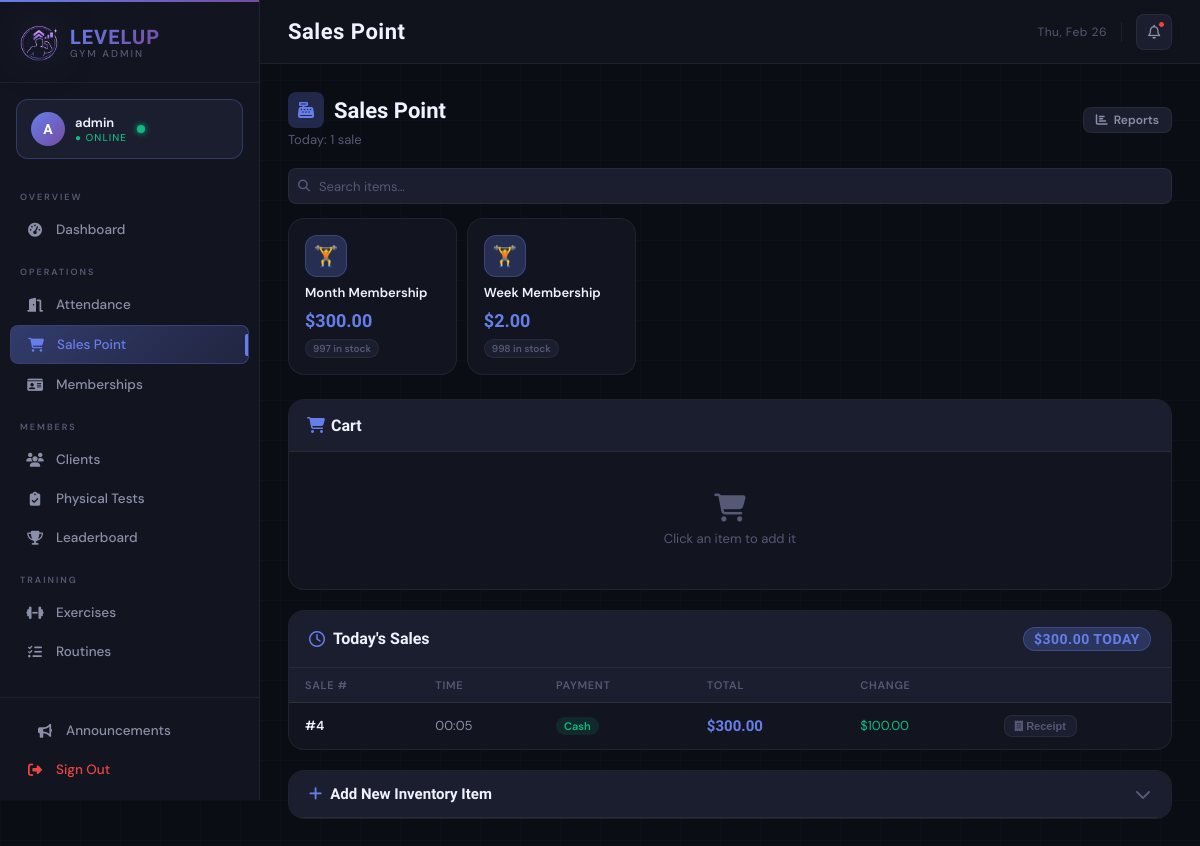
Before: /admin/salespoint (signed in) with the older database file.
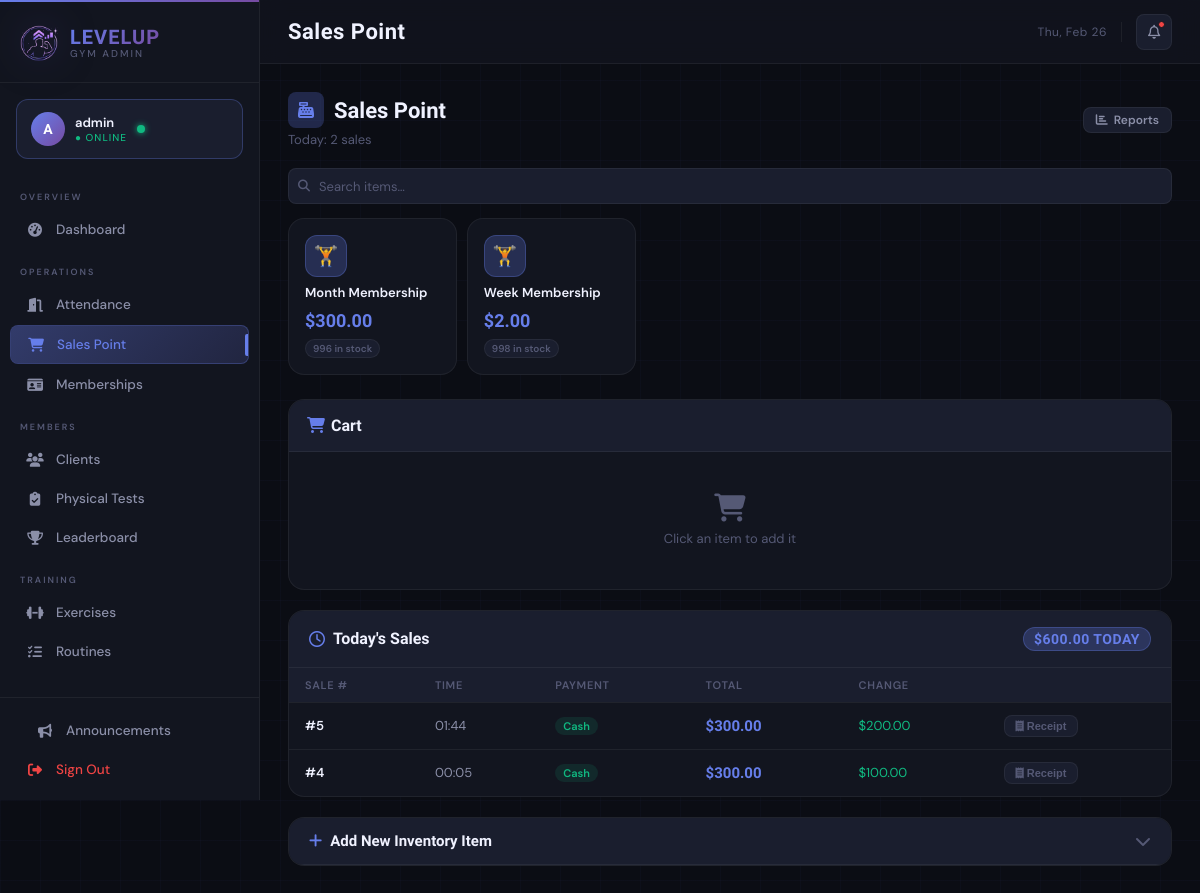
After: the same page with the newer database file.
### tables this page shows
CREATE TABLE items (
            item_id INTEGER PRIMARY KEY AUTOINCREMENT,
            sku TEXT UNIQUE,
            name TEXT NOT NULL,
            description TEXT,
            price_cents INTEGER NOT NULL DEFAULT 0, -- almacenamos en centavos para evitar floats
            stock INTEGER NOT NULL DEFAULT 0,
            created_at DATE
        );

CREATE TABLE sales (
            sale_id INTEGER PRIMARY KEY AUTOINCREMENT,
            cashier_id INTEGER, -- opcional, referencia a admin user
            total_cents INTEGER NOT NULL,
            payment_type TEXT NOT NULL, -- 'cash'|'card'
            paid_cents INTEGER NOT NULL,
            change_cents INTEGER NOT NULL,
            created_at TEXT NOT NULL
        );

### main.py (the view)
@app.route('/admin/salespoint')
@admin_required
def admin_salespoint():
    items = sales_ctrl.get_all_items()
    sales_today = sales_ctrl.get_sales_today()
    return render_template('admin/salespoint.html', items=items, sales_today=sales_today)

### controllers/salespoint_controller.py (called while the page is built)
    def get_all_items(self):
        query = "SELECT item_id, sku, name, price_cents, stock, description FROM items ORDER BY name"
        rows = self.db.execute_query(query)
        return [dict(r) for r in rows]

    def get_sales_today(self):
        today = date.today().strftime("%Y-%m-%d")
        q = """
            SELECT s.sale_id, s.created_at, s.total_cents, s.payment_type, s.paid_cents,
                   s.change_cents, s.cashier_id,
                   GROUP_CONCAT(si.item_id || ':' || si.qty, '|') AS items
            FROM sales s
            LEFT JOIN sale_items si ON s.sale_id = si.sale_id
            WHERE date(s.created_at) = ?
            GROUP BY s.sale_id
            ORDER BY s.created_at DESC
        """
        rows = self.db.execute_query(q, (today,))
        records = []
        for r in rows:
            rec = dict(r)
            rec['total'] = rec['total_cents'] / 100.0
            rec['paid'] = rec['paid_cents'] / 100.0
            rec['change'] = rec['change_cents'] / 100.0
            records.append(rec)
        return records

### database/db_manager.py (called while the page is built)
    def connect(self):
        self.conn = sqlite3.connect(self.db_name)
        self.conn.row_factory = sqlite3.Row  # Access columns by name
        self.cursor = self.conn.cursor()

    def disconnect(self):
        if self.conn:
            self.conn.close()

    def execute_query(self, query, params=None):
        self.connect()
        if params:
            self.cursor.execute(query, params)
        else:
            self.cursor.execute(query)
        results = self.cursor.fetchall()
        self.disconnect()
        return results

### main.py (called while the page is built)
def admin_required(f):
    @wraps(f)
    def decorated_function(*args, **kwargs):
        if 'admin_logged_in' not in session:
            return redirect(url_for('admin_login'))
        return f(*args, **kwargs)
    return decorated_function

### templates/admin/salespoint.html (shortened to what this page needs)
{% extends "admin/base.html" %}
{% block page_title %}Sales Point{% endblock %}
{% block content %}
<div class="section-header" style="margin-bottom:20px;">
    <div>
        <div class="section-title">
            <div class="title-icon"><i class="fa-solid fa-cash-register"></i></div>
            Sales Point
        </div>
        <div class="section-subtitle">Today: {{ sales_today | length }} sale{{ 's' if sales_today | length != 1 }}</div>
    </div>
    <div style="display:flex; gap:8px;">
        <a href="{{ url_for('admin_sales_report', period='daily') }}" class="btn btn-ghost btn-sm">
            <i class="fa-solid fa-chart-bar"></i> Reports
        </a>
    </div>
</div>
<div class="sp-layout">
    <div>
        <div class="inv-toolbar">
            <div class="inv-search-wrap">
                <input type="text" id="inv-search" placeholder="Search items…">
            </div>
        </div>
        <div class="item-grid" id="item-grid"  style="margin-bottom:24px;">
            {% for it in items %}
            {% set stock = it.stock %}
            <div class="item-card {% if stock == 0 %}out-of-stock{% endif %}"
                 data-item-id="{{ it.item_id }}"
                 data-name="{{ it.name | lower }}"
                 data-price="{{ (it.price_cents / 100) | round(2) }}"
                 data-stock="{{ stock }}"
                 onclick="addToCart(this)"
                 title="{{ it.name }}">
                <div class="item-icon">
                    {% if 'water' in it.name | lower %}💧
                    {% elif 'protein' in it.name | lower or 'supplement' in it.name | lower %}💊
                    {% elif 'shirt' in it.name | lower or 'merch' in it.name | lower %}👕
                    {% elif 'shaker' in it.name | lower or 'bottle' in it.name | lower %}🧴
                    {% elif 'bar' in it.name | lower or 'snack' in it.name | lower %}🍫
                    {% elif 'energy' in it.name | lower or 'drink' in it.name | lower %}⚡
                    {% else %}🏋️{% endif %}
                </div>
                <div class="item-name">{{ it.name }}</div>
                <div class="item-price">${{ '%.2f' % (it.price_cents / 100) }}</div>
                <span class="item-stock-badge {% if stock == 0 %}zero{% elif stock <= 3 %}low{% endif %}">
                    {{ 'Out of stock' if stock == 0 else ('Low: ' ~ stock if stock <= 3 else stock ~ ' in stock') }}
                </span>
            </div>
            {% endfor %}
        </div>
    </div>
    <div class="cart-panel">
        <div class="cart-header">
            <h3><i class="fa-solid fa-cart-shopping" style="color:var(--accent); margin-right:6px;"></i>Cart</h3>
        </div>
        <div class="cart-body">
            <div class="cart-empty" id="cart-empty">
                <i class="fa-solid fa-cart-shopping"></i>
                <p>Click an item to add it</p>
            </div>
        </div>
    </div>
</div>
<div class="sales-log">
    <div class="sales-log-header">
        <h3><i class="fa-regular fa-clock" style="color:var(--accent);"></i> Today's Sales</h3>
        <div style="display:flex; gap:8px; align-items:center;">
            {% set today_total = sales_today | sum(attribute='total') %}
            <span class="badge badge-accent" style="font-family:'Rajdhani',sans-serif; font-size:14px; font-weight:700;">
                ${{ '%.2f' % today_total }} today
            </span>
        </div>
    </div>
    {% if sales_today %}
    <table class="log-table">
        <thead>
            <tr>
                <th>Sale #</th>
                <th>Time</th>
                <th>Payment</th>
                <th>Total</th>
                <th>Change</th>
                <th></th>
            </tr>
        </thead>
        <tbody>
            {% for s in sales_today %}
            <tr>
                <td style="color:var(--text-primary); font-weight:600;">#{{ s.sale_id }}</td>
                <td>{{ s.created_at.split(' ')[1][:5] if ' ' in s.created_at else s.created_at }}</td>
                <td><span class="pay-pill {{ s.payment_type }}">{{ s.payment_type | capitalize }}</span></td>
                <td style="font-family:'Rajdhani',sans-serif; font-size:15px; font-weight:700; color:var(--accent);">
                    ${{ '%.2f' % s.total }}
                </td>
                <td style="color:var(--emerald);">
                    {% if s.payment_type == 'cash' %}${{ '%.2f' % s.change }}{% else %}—{% endif %}
                </td>
                <td>
                    <button class="view-receipt-btn" onclick="viewReceipt({{ s.sale_id }})">
                        <i class="fa-solid fa-receipt"></i> Receipt
                    </button>
                </td>
            </tr>
            {% endfor %}
        </tbody>
    </table>
    {% else %}
    <div class="cart-empty" style="padding:32px 0;">
        <i class="fa-regular fa-receipt" style="font-size:28px; margin-bottom:8px; display:block;"></i>
        <p>No sales recorded today yet.</p>
    </div>
    {% endif %}
</div>
<div class="add-item-panel">
    <div class="add-item-header" onclick="toggleAddItem(this)">
        <h3><i class="fa-solid fa-plus" style="color:var(--accent);"></i> Add New Inventory Item</h3>
        <i class="fa-solid fa-chevron-down" id="add-item-chevron" style="color:var(--text-muted); transition:transform .2s;"></i>
    </div>
</div>
{% endblock %}

### templates/admin/base.html (shortened to what this page needs)
<!DOCTYPE html>
<html lang="en">
<head>
    <link rel="stylesheet" href="https://cdnjs.cloudflare.com/ajax/libs/font-awesome/6.5.0/css/all.min.css">
</head>
<body>
<aside class="sidebar" id="sidebar">
    <div class="sidebar-logo">
        <img src="/static/image/Untitled design - Copy.png" alt="LevelUp">
        <div class="sidebar-logo-text">
            <span class="brand">LEVELUP</span>
            <span class="sub">GYM ADMIN</span>
        </div>
    </div>
    <div class="sidebar-admin-badge">
        <div class="admin-avatar">A</div>
        <div class="admin-info">
            <div class="admin-name">{{ session.admin_username or 'Admin' }}</div>
            <div class="admin-role">● Online</div>
        </div>
        <div class="admin-status-dot"></div>
    </div>
    <nav class="sidebar-nav">
        <div class="nav-section-label">Overview</div>
        <a href="{{ url_for('admin_dashboard') }}" class="nav-item {% if request.endpoint == 'admin_dashboard' %}active{% endif %}">
            <i class="fa-solid fa-gauge-high"></i>
            Dashboard
        </a>
        <div class="nav-section-label">Operations</div>
        <a href="{{ url_for('admin_attendance') }}" class="nav-item {% if request.endpoint == 'admin_attendance' %}active{% endif %}">
            <i class="fa-solid fa-door-open"></i>
            Attendance
        </a>
        <a href="{{ url_for('admin_salespoint') }}" class="nav-item {% if request.endpoint == 'admin_salespoint' %}active{% endif %}">
            <i class="fa-solid fa-cart-shopping"></i>
            Sales Point
        </a>
        <a href="{{ url_for('admin_memberships') }}" class="nav-item {% if request.endpoint == 'admin_memberships' %}active{% endif %}">
            <i class="fa-solid fa-id-card"></i>
            Memberships
        </a>
        <div class="nav-section-label">Members</div>
        <a href="{{ url_for('admin_clients') }}" class="nav-item {% if request.endpoint == 'admin_clients' %}active{% endif %}">
            <i class="fa-solid fa-users"></i>
            Clients
        </a>
        <a href="{{ url_for('admin_tests') }}" class="nav-item {% if request.endpoint == 'admin_tests' %}active{% endif %}">
            <i class="fa-solid fa-clipboard-check"></i>
            Physical Tests
        </a>
        <a href="{{ url_for('admin_leaderboard') }}" class="nav-item {% if request.endpoint == 'admin_leaderboard' %}active{% endif %}">
            <i class="fa-solid fa-trophy"></i>
            Leaderboard
        </a>
        <div class="nav-section-label">Training</div>
        <a href="{{ url_for('admin_exercises') }}" class="nav-item {% if request.endpoint == 'admin_exercises' %}active{% endif %}">
            <i class="fa-solid fa-dumbbell"></i>
            Exercises
        </a>
        <a href="{{ url_for('admin_routines') }}" class="nav-item {% if request.endpoint == 'admin_routines' %}active{% endif %}">
            <i class="fa-solid fa-list-check"></i>
            Routines
        </a>
    </nav>
    <div class="sidebar-footer">
        <a href="{{ url_for('admin_announcements') }}"
        class=" nav-item {% if request.endpoint == 'admin_announcements' %}active{% endif %}">
            <i class="fa-solid fa-bullhorn"></i> Announcements
        </a>
        <a href="{{ url_for('admin_logout') }}" class="nav-item-logout">
            <i class="fa-solid fa-right-from-bracket"></i>
            Sign Out
        </a>
    </div>
</aside>
<div class="main-wrapper">
    <header class="topbar">
        <div class="topbar-left">
            <div>
                <div class="page-title">{% block page_title %}Admin{% endblock %}</div>
            </div>
        </div>
        <div class="topbar-right">
            <span class="topbar-date" id="topbar-date"></span>
            <div class="topbar-icon-btn" title="Notifications">
                <i class="fa-regular fa-bell"></i>
                <span class="notif-dot"></span>
            </div>
        </div>
    </header>
    <main class="page-content">
        {% block content %}{% endblock %}
    </main>
</div>
</body>
</html>

Changed rows visible on the page:
changed items "Month Membership": stock "997 in stock" → "996 in stock"
added sales: sale_id "5", created_at "01:44", payment_type "Cash", total "300.00", change "200.00"
Other visible differences:
{{ sales_today | length }}: "1" → "2"
{{ 's' if sales_today | length != 1 }}: (not shown) → "s"
{{ '%.2f' % today_total }}: "300.00" → "600.00"
